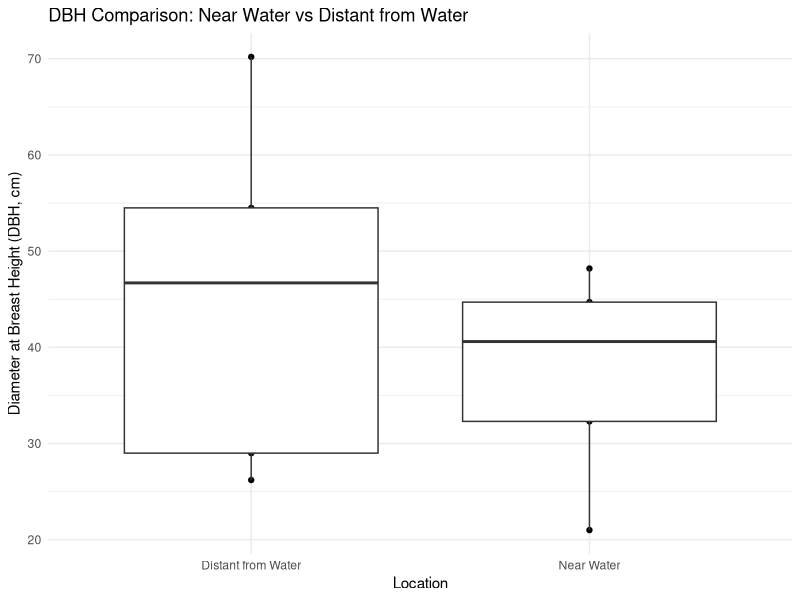

This figure's R source:
## ---- chunk 1
library(knitr)
library(ggplot2)
library(dplyr)
library(tidyr)
library(kableExtra)
library(scales)
## ---- chunk 2
# Generate variables for each set of vectors
dbh_near_water <- c(48.2, 32.3, 40.6, 21.0, 44.7)
dbh_distant_from_water <- c(54.5, 70.2, 29.0, 26.2, 46.7)

# Convert DBH from inches to centimeters
#dbh_near_water <- dbh_near_water * 2.54
#dbh_distant_from_water <- dbh_distant_from_water * 2.54

# Reshape datasets into dataframes and merge into a dataframe
df_near_water <- data.frame(DBH = dbh_near_water, Location = "Near Water")

df_distant_from_water <- data.frame(DBH = dbh_distant_from_water, Location = "Distant from Water")

combined_df <- rbind(df_near_water, df_distant_from_water)

# Add a column to the dataframe for biomass
## Biomass is calculated using the allometric equation provided in class
combined_df$"Biomass (kg/tree)" <- (41.173 * combined_df$DBH - 409.5)


# Add a column for Carbon (kg/tree) 
## Carbon is found by multiplying biomass by the % mass that is carbon. This value (45%) provides a general estimate for carbon, useful for in situ studies. 
combined_df$"Carbon (kg/tree)" <- combined_df$Biomass * 0.45

# Add a column for CO2 (kg/tree)
## CO2 is found by multiplying Carbon by the difference between the molar masses. This is done to determine the amount of potential atmospheric carbon that could be generated if the tree was used for combustion. 
combined_df$"CO2_per_tree (kg/tree)" <- (combined_df$Carbon * 3.66666666667)
## ---- chunk 3
combined_df %>%
  
      mutate_if(is.numeric, comma) %>%

  kable(digits = 1) %>%
  kable_styling(bootstrap_options = "striped", "hover")
## ---- chunk 4
combined_df %>%
  group_by(Location) %>%
summarise("Average Biomass (kg/tree)" = mean(`Biomass (kg/tree)`),
           "Average Carbon (kg/tree)" = mean(`Carbon (kg/tree)`),
           "Average CO2 (kg/tree)" = mean(`CO2_per_tree (kg/tree)`)
           )%>%
kable(digits = 1) %>%
  kable_styling(bootstrap_options = "striped", "hover")
## ---- chunk 5
# Plot the data
ggplot(combined_df) +
  geom_point(aes(Location,DBH)) +
  geom_boxplot(aes(Location,DBH)) +
  labs(title = "DBH Comparison: Near Water vs Distant from Water",
       x = "Location",
       y = "Diameter at Breast Height (DBH, cm)") +
  theme_minimal()
## ---- chunk 6
t.test(dbh_distant_from_water,dbh_near_water)
## ---- chunk 7
  combined_df %>%
    
    summarise(
     "Total CO2 in Plot (kg/tree)" = 2132.8,
     "Plot Size (m^2)" = "6.5",
     "Tree Density (trees/m^2)" = "1.5",
     "Arboretum Area (m^2)" = 97124,
     "# in Arboretum Trees" = 97124.6 * 1.5,
     "CO2 in Arboretum (kg)" = 145686.9 * 2132.8
    ) %>%
    
    mutate_if(is.numeric, comma) %>%
    
    kable(digits = 1) %>%
  kable_styling(bootstrap_options = "striped", "hover")
